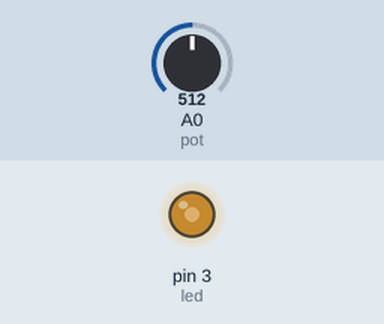
Bench run of a sketch on a simulated Arduino Uno, built with avr-gcc and run on an emulated ATmega328P. On the bench: output pins drawn as LEDs (lit = HIGH). The inputs (shaded band) are chosen by the test bench; at power-on: A0 (pot) = 512.

Above: at 1.2 s.
1.3 s: A0 (pot) set to 716
At 1.6 s:
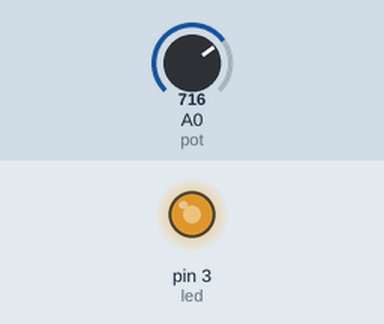
2.8 s: A0 (pot) set to 900
At 3.9 s:
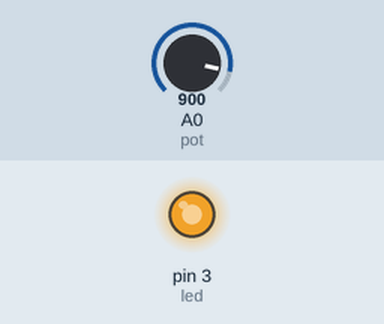
4.3 s: A0 (pot) set to 122
At 5.1 s:
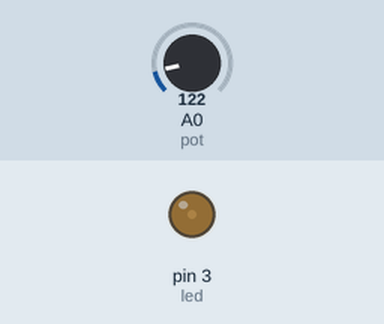
5.8 s: A0 (pot) set to 0
At 6.2 s:
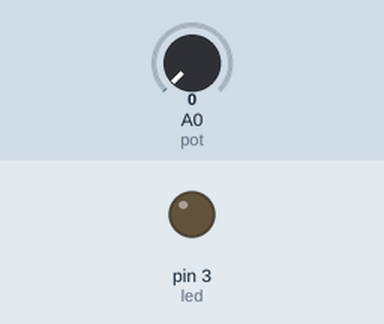
7.3 s: A0 (pot) set to 511
At 8.6 s:
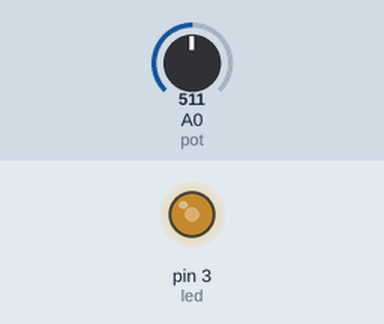
Timing chart, 0 to 9.8 s (numbered marks = the images above; inputs shaded):
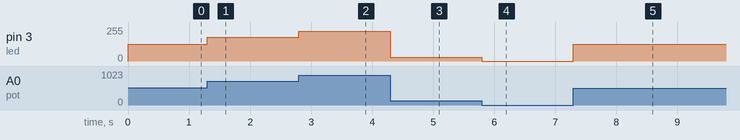

The sketch:

cfb_cursos_11_fun_o_map1.ino
```cpp
// map(valor_entrada, entrada_min,
	//     entrada_max,saida_min, saida_max)
// isso aqui é uma regra de três

#define led 3
#define pot A0
void setup()
{
  pinMode(led, OUTPUT);
  pinMode(pot, INPUT);
}

void loop()
{
  //Analógica = 0 a 1023
  //PWM~      = 0 a 255

  //analogWrite(led,analogRead(pot)/4);

  int saida_led = map(analogRead(pot), 0, 1023, 0, 255);
  analogWrite(led, saida_led);
}
```

Measured:
- after the input at 1.3 s, pin 3 (led): 127/255 → 178/255 at once
- after the input at 2.8 s, pin 3 (led): 178/255 → 224/255 at once
- after the input at 4.3 s, pin 3 (led): 224/255 → 30/255 at once
- after the input at 5.8 s, pin 3 (led): 30/255 → 0/255 at once
- after the input at 7.3 s, pin 3 (led): 0/255 → 127/255 at once
